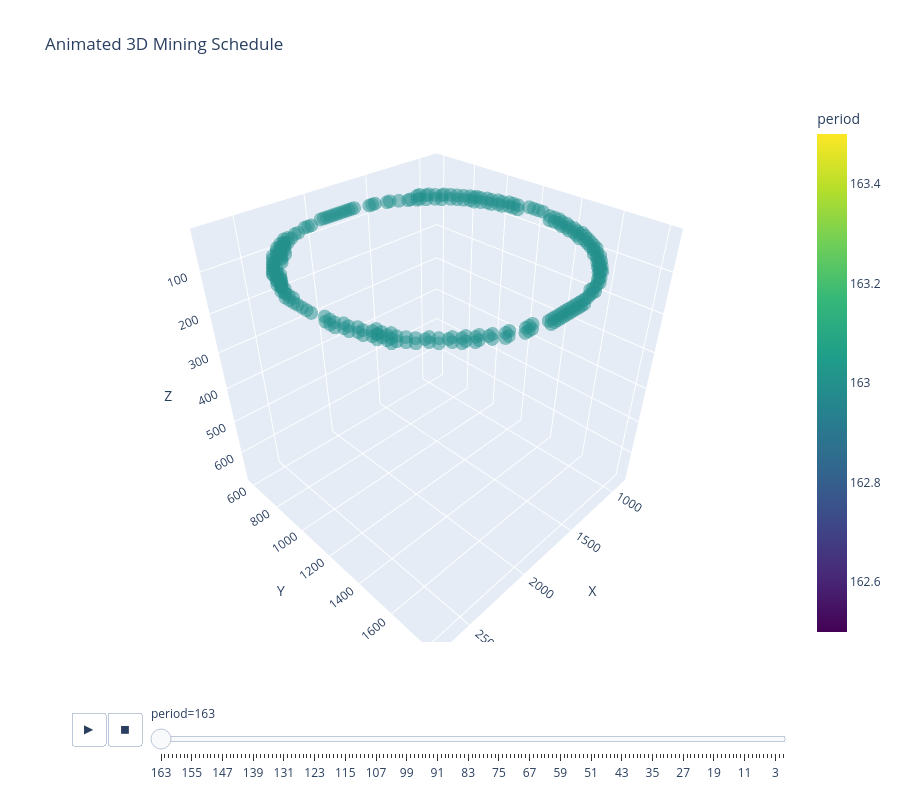

The code cell stored with this chart in its notebook:
### Markdown cell above
## Step 4: Visualise Mining Schedule & Sequence
### 📆 Gantt-style Strip Plot
- Each dot is a bench extracted in a period
- Interact with dropdowns to highlight block types (ore/waste) and target periods
- Shows scheduling progression from top-down

### 📦 3D Mining Animation
- Animated 3D scatter plot of blocks
- Colour-coded by period of extraction
- Useful to visualise pit deepening and lateral expansion over time

### Code cell
metric_dropdown = widgets.Dropdown(
	options=["tonnes", "value", "volume"],
	value="tonnes",
	description="Display Metric:"
)

block_type_dropdown = widgets.Dropdown(
	options=["All", "Ore", "Waste"],
	value="All",
	description="Block Type:"
)

highlight_period_slider = widgets.IntSlider(
	value=1,
	min=1,
	max=scheduled_blocks["period"].max(),
	step=1,
	description="Highlight Period:"
)

def update_gantt_stack(metric, block_type, highlight_period):
	clear_output(wait=True)

	df = scheduled_blocks.copy()
	if block_type != "All":
		df = df[df["block_type"] == block_type]

	df["highlight"] = df["period"] == highlight_period
	df["period_str"] = pd.Categorical(
		df["period"].astype(str),
		categories=[str(p) for p in sorted(df["period"].unique())],
		ordered=True
	)

	plt.figure(figsize=(16, 6))
	sns.stripplot(
		data=df,
		x="period_str", y="bench",
		hue="highlight",
		palette={True: "red", False: "lightgrey"},
		jitter=0.3, alpha=0.6, dodge=False
	)
	plt.xticks(rotation=90)
	plt.xlabel("Period")
	plt.ylabel("Bench (Z)")
	plt.title("Gantt-style Mining Sequence with Highlighted Period")
	plt.xticks(rotation=90)
	plt.legend().set_visible(False)
	plt.grid(True)
	plt.tight_layout()
	plt.show()

	display(metric_dropdown, block_type_dropdown, highlight_period_slider)


widgets.interact(
	update_gantt_stack,
	metric=metric_dropdown,
	block_type=block_type_dropdown,
	highlight_period=highlight_period_slider
)

# --- 3D Animation Plot ---

# Sort by period descending to animate surface ➝ bottom
scheduled_blocks = scheduled_blocks.sort_values(by="period", ascending=False).copy()

# Use normal ascending period for coloring
scheduled_blocks["period_str"] = scheduled_blocks["period"].astype(str)

# Make animation frame a descending categorical (so animation plays top-down)
scheduled_blocks["period_frame"] = pd.Categorical(
	scheduled_blocks["period"],
	categories=sorted(scheduled_blocks["period"].unique(), reverse=True),
	ordered=True
)

fig = px.scatter_3d(
	scheduled_blocks,
	x="x", y="y", z="z",
	color="period",
	animation_frame="period",  # No reverse needed if sorted correctly
	size_max=4,
	color_continuous_scale="Viridis",
	opacity=0.5,
	title="Animated 3D Mining Schedule"
)

z_range = [scheduled_blocks["z"].max(), scheduled_blocks["z"].min()]  # Still reverse Z for view

fig.update_layout(
	scene=dict(
		xaxis=dict(title='X'),
		yaxis=dict(title='Y'),
		zaxis=dict(title='Z', range=z_range),
		camera=dict(eye=dict(x=1.25, y=1.25, z=1.25))
	),
	height=800
)

### Figure 1 — Plotly figure (JSON) as saved in the notebook; plotly's stock layout.template omitted (floating-point values rounded to 4 significant figures; data arrays with more than 128 entries replaced by an {"elided": "..."} marker saying what was removed)
{"data": [{"hovertemplate": "period=%{marker.color}<br>x=%{x}<br>y=%{y}<br>z=%{z}<extra></extra>", "legendgroup": "", "marker": {"color": {"elided": "278 int values"}, "coloraxis": "coloraxis", "opacity": 0.5, "symbol": "circle"}, "mode": "markers", "name": "", "scene": "scene", "showlegend": false, "type": "scatter3d", "x": {"elided": "278 float values"}, "y": {"elided": "278 float values"}, "z": {"elided": "278 int values"}}], "layout": {"coloraxis": {"colorbar": {"title": {"text": "period"}}, "colorscale": [[0, "#440154"], [0.1111, "#482878"], [0.2222, "#3e4989"], [0.3333, "#31688e"], [0.4444, "#26828e"], [0.5556, "#1f9e89"], [0.6667, "#35b779"], [0.7778, "#6ece58"], [0.8889, "#b5de2b"], [1, "#fde725"]]}, "height": 800, "legend": {"tracegroupgap": 0}, "scene": {"camera": {"eye": {"x": 1.25, "y": 1.25, "z": 1.25}}, "domain": {"x": [0, 1], "y": [0, 1]}, "xaxis": {"title": {"text": "X"}}, "yaxis": {"title": {"text": "Y"}}, "zaxis": {"range": [695, 5], "title": {"text": "Z"}}}, "sliders": [{"active": 0, "currentvalue": {"prefix": "period="}, "len": 0.9, "pad": {"b": 10, "t": 60}, "steps": [{"args": [["163"], {"frame": {"duration": 0, "redraw": true}, "fromcurrent": true, "mode": "immediate", "transition": {"duration": 0, "easing": "linear"}}], "label": "163", "method": "animate"}, {"args": [["162"], {"frame": {"duration": 0, "redraw": true}, "fromcurrent": true, "mode": "immediate", "transition": {"duration": 0, "easing": "linear"}}], "label": "162", "method": "animate"}, {"args": [["161"], {"frame": {"duration": 0, "redraw": true}, "fromcurrent": true, "mode": "immediate", "transition": {"duration": 0, "easing": "linear"}}], "label": "161", "method": "animate"}, {"args": [["160"], {"frame": {"duration": 0, "redraw": true}, "fromcurrent": true, "mode": "immediate", "transition": {"duration": 0, "easing": "linear"}}], "label": "160", "method": "animate"}, {"args": [["159"], {"frame": {"duration": 0, "redraw": true}, "fromcurrent": true, "mode": "immediate", "transition": {"duration": 0, "easing": "linear"}}], "label": "159", "method": "animate"}, {"args": [["158"], {"frame": {"duration": 0, "redraw": true}, "fromcurrent": true, "mode": "immediate", "transition": {"duration": 0, "easing": "linear"}}], "label": "158", "method": "animate"}, {"args": [["157"], {"frame": {"duration": 0, "redraw": true}, "fromcurrent": true, "mode": "immediate", "transition": {"duration": 0, "easing": "linear"}}], "label": "157", "method": "animate"}, {"args": [["156"], {"frame": {"duration": 0, "redraw": true}, "fromcurrent": true, "mode": "immediate", "transition": {"duration": 0, "easing": "linear"}}], "label": "156", "method": "animate"}, {"args": [["155"], {"frame": {"duration": 0, "redraw": true}, "fromcurrent": true, "mode": "immediate", "transition": {"duration": 0, "easing": "linear"}}], "label": "155", "method": "animate"}, {"args": [["154"], {"frame": {"duration": 0, "redraw": true}, "fromcurrent": true, "mode": "immediate", "transition": {"duration": 0, "easing": "linear"}}], "label": "154", "method": "animate"}, {"args": [["153"], {"frame": {"duration": 0, "redraw": true}, "fromcurrent": true, "mode": "immediate", "transition": {"duration": 0, "easing": "linear"}}], "label": "153", "method": "animate"}, {"args": [["152"], {"frame": {"duration": 0, "redraw": true}, "fromcurrent": true, "mode": "immediate", "transition": {"duration": 0, "easing": "linear"}}], "label": "152", "method": "animate"}, {"args": [["151"], {"frame": {"duration": 0, "redraw": true}, "fromcurrent": true, "mode": "immediate", "transition": {"duration": 0, "easing": "linear"}}], "label": "151", "method": "animate"}, {"args": [["150"], {"frame": {"duration": 0, "redraw": true}, "fromcurrent": true, "mode": "immediate", "transition": {"duration": 0, "easing": "linear"}}], "label": "150", "method": "animate"}, {"args": [["149"], {"frame": {"duration": 0, "redraw": true}, "fromcurrent": true, "mode": "immediate", "transition": {"duration": 0, "easing": "linear"}}], "label": "149", "method": "animate"}, {"args": [["148"], {"frame": {"duration": 0, "redraw": true}, "fromcurrent": true, "mode": "immediate", "transition": {"duration": 0, "easing": "linear"}}], "label": "148", "method": "animate"}, {"args": [["147"], {"frame": {"duration": 0, "redraw": true}, "fromcurrent": true, "mode": "immediate", "transition": {"duration": 0, "easing": "linear"}}], "label": "147", "method": "animate"}, {"args": [["146"], {"frame": {"duration": 0, "redraw": true}, "fromcurrent": true, "mode": "immediate", "transition": {"duration": 0, "easing": "linear"}}], "label": "146", "method": "animate"}, {"args": [["145"], {"frame": {"duration": 0, "redraw": true}, "fromcurrent": true, "mode": "immediate", "transition": {"duration": 0, "easing": "linear"}}], "label": "145", "method": "animate"}, {"args": [["144"], {"frame": {"duration": 0, "redraw": true}, "fromcurrent": true, "mode": "immediate", "transition": {"duration": 0, "easing": "linear"}}], "label": "144", "method": "animate"}, {"args": [["143"], {"frame": {"duration": 0, "redraw": true}, "fromcurrent": true, "mode": "immediate", "transition": {"duration": 0, "easing": "linear"}}], "label": "143", "method": "animate"}, {"args": [["142"], {"frame": {"duration": 0, "redraw": true}, "fromcurrent": true, "mode": "immediate", "transition": {"duration": 0, "easing": "linear"}}], "label": "142", "method": "animate"}, {"args": [["141"], {"frame": {"duration": 0, "redraw": true}, "fromcurrent": true, "mode": "immediate", "transition": {"duration": 0, "easing": "linear"}}], "label": "141", "method": "animate"}, {"args": [["140"], {"frame": {"duration": 0, "redraw": true}, "fromcurrent": true, "mode": "immediate", "transition": {"duration": 0, "easing": "linear"}}], "label": "140", "method": "animate"}, {"args": [["139"], {"frame": {"duration": 0, "redraw": true}, "fromcurrent": true, "mode": "immediate", "transition": {"duration": 0, "easing": "linear"}}], "label": "139", "method": "animate"}, {"args": [["138"], {"frame": {"duration": 0, "redraw": true}, "fromcurrent": true, "mode": "immediate", "transition": {"duration": 0, "easing": "linear"}}], "label": "138", "method": "animate"}, {"args": [["137"], {"frame": {"duration": 0, "redraw": true}, "fromcurrent": true, "mode": "immediate", "transition": {"duration": 0, "easing": "linear"}}], "label": "137", "method": "animate"}, {"args": [["136"], {"frame": {"duration": 0, "redraw": true}, "fromcurrent": true, "mode": "immediate", "transition": {"duration": 0, "easing": "linear"}}], "label": "136", "method": "animate"}, {"args": [["135"], {"frame": {"duration": 0, "redraw": true}, "fromcurrent": true, "mode": "immediate", "transition": {"duration": 0, "easing": "linear"}}], "label": "135", "method": "animate"}, {"args": [["134"], {"frame": {"duration": 0, "redraw": true}, "fromcurrent": true, "mode": "immediate", "transition": {"duration": 0, "easing": "linear"}}], "label": "134", "method": "animate"}, {"args": [["133"], {"frame": {"duration": 0, "redraw": true}, "fromcurrent": true, "mode": "immediate", "transition": {"duration": 0, "easing": "linear"}}], "label": "133", "method": "animate"}, {"args": [["132"], {"frame": {"duration": 0, "redraw": true}, "fromcurrent": true, "mode": "immediate", "transition": {"duration": 0, "easing": "linear"}}], "label": "132", "method": "animate"}, {"args": [["131"], {"frame": {"duration": 0, "redraw": true}, "fromcurrent": true, "mode": "immediate", "transition": {"duration": 0, "easing": "linear"}}], "label": "131", "method": "animate"}, {"args": [["130"], {"frame": {"duration": 0, "redraw": true}, "fromcurrent": true, "mode": "immediate", "transition": {"duration": 0, "easing": "linear"}}], "label": "130", "method": "animate"}, {"args": [["129"], {"frame": {"duration": 0, "redraw": true}, "fromcurrent": true, "mode": "immediate", "transition": {"duration": 0, "easing": "linear"}}], "label": "129", "method": "animate"}, {"args": [["128"], {"frame": {"duration": 0, "redraw": true}, "fromcurrent": true, "mode": "immediate", "transition": {"duration": 0, "easing": "linear"}}], "label": "128", "method": "animate"}, {"args": [["127"], {"frame": {"duration": 0, "redraw": true}, "fromcurrent": true, "mode": "immediate", "transition": {"duration": 0, "easing": "linear"}}], "label": "127", "method": "animate"}, {"args": [["126"], {"frame": {"duration": 0, "redraw": true}, "fromcurrent": true, "mode": "immediate", "transition": {"duration": 0, "easing": "linear"}}], "label": "126", "method": "animate"}, {"args": [["125"], {"frame": {"duration": 0, "redraw": true}, "fromcurrent": true, "mode": "immediate", "transition": {"duration": 0, "easing": "linear"}}], "label": "125", "method": "animate"}, {"args": [["124"], {"frame": {"duration": 0, "redraw": true}, "fromcurrent": true, "mode": "immediate", "transition": {"duration": 0, "easing": "linear"}}], "label": "124", "method": "animate"}, {"args": [["123"], {"frame": {"duration": 0, "redraw": true}, "fromcurrent": true, "mode": "immediate", "transition": {"duration": 0, "easing": "linear"}}], "label": "123", "method": "animate"}, {"args": [["122"], {"frame": {"duration": 0, "redraw": true}, "fromcurrent": true, "mode": "immediate", "transition": {"duration": 0, "easing": "linear"}}], "label": "122", "method": "animate"}, {"args": [["121"], {"frame": {"duration": 0, "redraw": true}, "fromcurrent": true, "mode": "immediate", "transition": {"duration": 0, "easing": "linear"}}], "label": "121", "method": "animate"}, {"args": [["120"], {"frame": {"duration": 0, "redraw": true}, "fromcurrent": true, "mode": "immediate", "transition": {"duration": 0, "easing": "linear"}}], "label": "120", "method": "animate"}, {"args": [["119"], {"frame": {"duration": 0, "redraw": true}, "fromcurrent": true, "mode": "immediate", "transition": {"duration": 0, "easing": "linear"}}], "label": "119", "method": "animate"}, {"args": [["118"], {"frame": {"duration": 0, "redraw": true}, "fromcurrent": true, "mode": "immediate", "transition": {"duration": 0, "easing": "linear"}}], "label": "118", "method": "animate"}, {"args": [["117"], {"frame": {"duration": 0, "redraw": true}, "fromcurrent": true, "mode": "immediate", "transition": {"duration": 0, "easing": "linear"}}], "label": "117", "method": "animate"}, {"args": [["116"], {"frame": {"duration": 0, "redraw": true}, "fromcurrent": true, "mode": "immediate", "transition": {"duration": 0, "easing": "linear"}}], "label": "116", "method": "animate"}, {"args": [["115"], {"frame": {"duration": 0, "redraw": true}, "fromcurrent": true, "mode": "immediate", "transition": {"duration": 0, "easing": "linear"}}], "label": "115", "method": "animate"}, {"args": [["114"], {"frame": {"duration": 0, "redraw": true}, "fromcurrent": true, "mode": "immediate", "transition": {"duration": 0, "easing": "linear"}}], "label": "114", "method": "animate"}, {"args": [["113"], {"frame": {"duration": 0, "redraw": true}, "fromcurrent": true, "mode": "immediate", "transition": {"duration": 0, "easing": "linear"}}], "label": "113", "method": "animate"}, {"args": [["112"], {"frame": {"duration": 0, "redraw": true}, "fromcurrent": true, "mode": "immediate", "transition": {"duration": 0, "easing": "linear"}}], "label": "112", "method": "animate"}, {"args": [["111"], {"frame": {"duration": 0, "redraw": true}, "fromcurrent": true, "mode": "immediate", "transition": {"duration": 0, "easing": "linear"}}], "label": "111", "method": "animate"}, {"args": [["110"], {"frame": {"duration": 0, "redraw": true}, "fromcurrent": true, "mode": "immediate", "transition": {"duration": 0, "easing": "linear"}}], "label": "110", "method": "animate"}, {"args": [["109"], {"frame": {"duration": 0, "redraw": true}, "fromcurrent": true, "mode": "immediate", "transition": {"duration": 0, "easing": "linear"}}], "label": "109", "method": "animate"}, {"args": [["108"], {"frame": {"duration": 0, "redraw": true}, "fromcurrent": true, "mode": "immediate", "transition": {"duration": 0, "easing": "linear"}}], "label": "108", "method": "animate"}, {"args": [["107"], {"frame": {"duration": 0, "redraw": true}, "fromcurrent": true, "mode": "immediate", "transition": {"duration": 0, "easing": "linear"}}], "label": "107", "method": "animate"}, {"args": [["106"], {"frame": {"duration": 0, "redraw": true}, "fromcurrent": true, "mode": "immediate", "transition": {"duration": 0, "easing": "linear"}}], "label": "106", "method": "animate"}, {"args": [["105"], {"frame": {"duration": 0, "redraw": true}, "fromcurrent": true, "mode": "immediate", "transition": {"duration": 0, "easing": "linear"}}], "label": "105", "method": "animate"}, {"args": [["104"], {"frame": {"duration": 0, "redraw": true}, "fromcurrent": true, "mode": "immediate", "transition": {"duration": 0, "easing": "linear"}}], "label": "104", "method": "animate"}, {"args": [["103"], {"frame": {"duration": 0, "redraw": true}, "fromcurrent": true, "mode": "immediate", "transition": {"duration": 0, "easing": "linear"}}], "label": "103", "method": "animate"}, {"args": [["102"], {"frame": {"duration": 0, "redraw": true}, "fromcurrent": true, "mode": "immediate", "transition": {"duration": 0, "easing": "linear"}}], "label": "102", "method": "animate"}, {"args": [["101"], {"frame": {"duration": 0, "redraw": true}, "fromcurrent": true, "mode": "immediate", "transition": {"duration": 0, "easing": "linear"}}], "label": "101", "method": "animate"}, {"args": [["100"], {"frame": {"duration": 0, "redraw": true}, "fromcurrent": true, "mode": "immediate", "transition": {"duration": 0, "easing": "linear"}}], "label": "100", "method": "animate"}, {"args": [["99"], {"frame": {"duration": 0, "redraw": true}, "fromcurrent": true, "mode": "immediate", "transition": {"duration": 0, "easing": "linear"}}], "label": "99", "method": "animate"}, {"args": [["98"], {"frame": {"duration": 0, "redraw": true}, "fromcurrent": true, "mode": "immediate", "transition": {"duration": 0, "easing": "linear"}}], "label": "98", "method": "animate"}, {"args": [["97"], {"frame": {"duration": 0, "redraw": true}, "fromcurrent": true, "mode": "immediate", "transition": {"duration": 0, "easing": "linear"}}], "label": "97", "method": "animate"}, {"args": [["96"], {"frame": {"duration": 0, "redraw": true}, "fromcurrent": true, "mode": "immediate", "transition": {"duration": 0, "easing": "linear"}}], "label": "96", "method": "animate"}, {"args": [["95"], {"frame": {"duration": 0, "redraw": true}, "fromcurrent": true, "mode": "immediate", "transition": {"duration": 0, "easing": "linear"}}], "label": "95", "method": "animate"}, {"args": [["94"], {"frame": {"duration": 0, "redraw": true}, "fromcurrent": true, "mode": "immediate", "transition": {"duration": 0, "easing": "linear"}}], "label": "94", "method": "animate"}, {"args": [["93"], {"frame": {"duration": 0, "redraw": true}, "fromcurrent": true, "mode": "immediate", "transition": {"duration": 0, "easing": "linear"}}], "label": "93", "method": "animate"}, {"args": [["92"], {"frame": {"duration": 0, "redraw": true}, "fromcurrent": true, "mode": "immediate", "transition": {"duration": 0, "easing": "linear"}}], "label": "92", "method": "animate"}, {"args": [["91"], {"frame": {"duration": 0, "redraw": true}, "fromcurrent": true, "mode": "immediate", "transition": {"duration": 0, "easing": "linear"}}], "label": "91", "method": "animate"}, {"args": [["90"], {"frame": {"duration": 0, "redraw": true}, "fromcurrent": true, "mode": "immediate", "transition": {"duration": 0, "easing": "linear"}}], "label": "90", "method": "animate"}, {"args": [["89"], {"frame": {"duration": 0, "redraw": true}, "fromcurrent": true, "mode": "immediate", "transition": {"duration": 0, "easing": "linear"}}], "label": "89", "method": "animate"}, {"args": [["88"], {"frame": {"duration": 0, "redraw": true}, "fromcurrent": true, "mode": "immediate", "transition": {"duration": 0, "easing": "linear"}}], "label": "88", "method": "animate"}, {"args": [["87"], {"frame": {"duration": 0, "redraw": true}, "fromcurrent": true, "mode": "immediate", "transition": {"duration": 0, "easing": "linear"}}], "label": "87", "method": "animate"}, {"args": [["86"], {"frame": {"duration": 0, "redraw": true}, "fromcurrent": true, "mode": "immediate", "transition": {"duration": 0, "easing": "linear"}}], "label": "86", "method": "animate"}, {"args": [["85"], {"frame": {"duration": 0, "redraw": true}, "fromcurrent": true, "mode": "immediate", "transition": {"duration": 0, "easing": "linear"}}], "label": "85", "method": "animate"}, {"args": [["84"], {"frame": {"duration": 0, "redraw": true}, "fromcurrent": true, "mode": "immediate", "transition": {"duration": 0, "easing": "linear"}}], "label": "84", "method": "animate"}, {"args": [["83"], {"frame": {"duration": 0, "redraw": true}, "fromcurrent": true, "mode": "immediate", "transition": {"duration": 0, "easing": "linear"}}], "label": "83", "method": "animate"}, {"args": [["82"], {"frame": {"duration": 0, "redraw": true}, "fromcurrent": true, "mode": "immediate", "transition": {"duration": 0, "easing": "linear"}}], "label": "82", "method": "animate"}, {"args": [["81"], {"frame": {"duration": 0, "redraw": true}, "fromcurrent": true, "mode": "immediate", "transition": {"duration": 0, "easing": "linear"}}], "label": "81", "method": "animate"}, {"args": [["80"], {"frame": {"duration": 0, "redraw": true}, "fromcurrent": true, "mode": "immediate", "transition": {"duration": 0, "easing": "linear"}}], "label": "80", "method": "animate"}, {"args": [["79"], {"frame": {"duration": 0, "redraw": true}, "fromcurrent": true, "mode": "immediate", "transition": {"duration": 0, "easing": "linear"}}], "label": "79", "method": "animate"}, {"args": [["78"], {"frame": {"duration": 0, "redraw": true}, "fromcurrent": true, "mode": "immediate", "transition": {"duration": 0, "easing": "linear"}}], "label": "78", "method": "animate"}, {"args": [["77"], {"frame": {"duration": 0, "redraw": true}, "fromcurrent": true, "mode": "immediate", "transition": {"duration": 0, "easing": "linear"}}], "label": "77", "method": "animate"}, {"args": [["76"], {"frame": {"duration": 0, "redraw": true}, "fromcurrent": true, "mode": "immediate", "transition": {"duration": 0, "easing": "linear"}}], "label": "76", "method": "animate"}, {"args": [["75"], {"frame": {"duration": 0, "redraw": true}, "fromcurrent": true, "mode": "immediate", "transition": {"duration": 0, "easing": "linear"}}], "label": "75", "method": "animate"}, {"args": [["74"], {"frame": {"duration": 0, "redraw": true}, "fromcurrent": true, "mode": "immediate", "transition": {"duration": 0, "easing": "linear"}}], "label": "74", "method": "animate"}, {"args": [["73"], {"frame": {"duration": 0, "redraw": true}, "fromcurrent": true, "mode": "immediate", "transition": {"duration": 0, "easing": "linear"}}], "label": "73", "method": "animate"}, {"args": [["72"], {"frame": {"duration": 0, "redraw": true}, "fromcurrent": true, "mode": "immediate", "transition": {"duration": 0, "easing": "linear"}}], "label": "72", "method": "animate"}, {"args": [["71"], {"frame": {"duration": 0, "redraw": true}, "fromcurrent": true, "mode": "immediate", "transition": {"duration": 0, "easing": "linear"}}], "label": "71", "method": "animate"}, {"args": [["70"], {"frame": {"duration": 0, "redraw": true}, "fromcurrent": true, "mode": "immediate", "transition": {"duration": 0, "easing": "linear"}}], "label": "70", "method": "animate"}, {"args": [["69"], {"frame": {"duration": 0, "redraw": true}, "fromcurrent": true, "mode": "immediate", "transition": {"duration": 0, "easing": "linear"}}], "label": "69", "method": "animate"}, {"args": [["68"], {"frame": {"duration": 0, "redraw": true}, "fromcurrent": true, "mode": "immediate", "transition": {"duration": 0, "easing": "linear"}}], "label": "68", "method": "animate"}, {"args": [["67"], {"frame": {"duration": 0, "redraw": true}, "fromcurrent": true, "mode": "immediate", "transition": {"duration": 0, "easing": "linear"}}], "label": "67", "method": "animate"}, {"args": [["66"], {"frame": {"duration": 0, "redraw": true}, "fromcurrent": true, "mode": "immediate", "transition": {"duration": 0, "easing": "linear"}}], "label": "66", "method": "animate"}, {"args": [["65"], {"frame": {"duration": 0, "redraw": true}, "fromcurrent": true, "mode": "immediate", "transition": {"duration": 0, "easing": "linear"}}], "label": "65", "method": "animate"}, {"args": [["64"], {"frame": {"duration": 0, "redraw": true}, "fromcurrent": true, "mode": "immediate", "transition": {"duration": 0, "easing": "linear"}}], "label": "64", "method": "animate"}, {"args": [["63"], {"frame": {"duration": 0, "redraw": true}, "fromcurrent": true, "mode": "immediate", "transition": {"duration": 0, "easing": "linear"}}], "label": "63", "method": "animate"}, {"args": [["62"], {"frame": {"duration": 0, "redraw": true}, "fromcurrent": true, "mode": "immediate", "transition": {"duration": 0, "easing": "linear"}}], "label": "62", "method": "animate"}, {"args": [["61"], {"frame": {"duration": 0, "redraw": true}, "fromcurrent": true, "mode": "immediate", "transition": {"duration": 0, "easing": "linear"}}], "label": "61", "method": "animate"}, {"args": [["60"], {"frame": {"duration": 0, "redraw": true}, "fromcurrent": true, "mode": "immediate", "transition": {"duration": 0, "easing": "linear"}}], "label": "60", "method": "animate"}, {"args": [["59"], {"frame": {"duration": 0, "redraw": true}, "fromcurrent": true, "mode": "immediate", "transition": {"duration": 0, "easing": "linear"}}], "label": "59", "method": "animate"}, {"args": [["58"], {"frame": {"duration": 0, "redraw": true}, "fromcurrent": true, "mode": "immediate", "transition": {"duration": 0, "easing": "linear"}}], "label": "58", "method": "animate"}, {"args": [["57"], {"frame": {"duration": 0, "redraw": true}, "fromcurrent": true, "mode": "immediate", "transition": {"duration": 0, "easing": "linear"}}], "label": "57", "method": "animate"}, {"args": [["56"], {"frame": {"duration": 0, "redraw": true}, "fromcurrent": true, "mode": "immediate", "transition": {"duration": 0, "easing": "linear"}}], "label": "56", "method": "animate"}, {"args": [["55"], {"frame": {"duration": 0, "redraw": true}, "fromcurrent": true, "mode": "immediate", "transition": {"duration": 0, "easing": "linear"}}], "label": "55", "method": "animate"}, {"args": [["54"], {"frame": {"duration": 0, "redraw": true}, "fromcurrent": true, "mode": "immediate", "transition": {"duration": 0, "easing": "linear"}}], "label": "54", "method": "animate"}, {"args": [["53"], {"frame": {"duration": 0, "redraw": true}, "fromcurrent": true, "mode": "immediate", "transition": {"duration": 0, "easing": "linear"}}], "label": "53", "method": "animate"}, {"args": [["52"], {"frame": {"duration": 0, "redraw": true}, "fromcurrent": true, "mode": "immediate", "transition": {"duration": 0, "easing": "linear"}}], "label": "52", "method": "animate"}, {"args": [["51"], {"frame": {"duration": 0, "redraw": true}, "fromcurrent": true, "mode": "immediate", "transition": {"duration": 0, "easing": "linear"}}], "label": "51", "method": "animate"}, {"args": [["50"], {"frame": {"duration": 0, "redraw": true}, "fromcurrent": true, "mode": "immediate", "transition": {"duration": 0, "easing": "linear"}}], "label": "50", "method": "animate"}, {"args": [["49"], {"frame": {"duration": 0, "redraw": true}, "fromcurrent": true, "mode": "immediate", "transition": {"duration": 0, "easing": "linear"}}], "label": "49", "method": "animate"}, {"args": [["48"], {"frame": {"duration": 0, "redraw": true}, "fromcurrent": true, "mode": "immediate", "transition": {"duration": 0, "easing": "linear"}}], "label": "48", "method": "animate"}, {"args": [["47"], {"frame": {"duration": 0, "redraw": true}, "fromcurrent": true, "mode": "immediate", "transition": {"duration": 0, "easing": "linear"}}], "label": "47", "method": "animate"}, {"args": [["46"], {"frame": {"duration": 0, "redraw": true}, "fromcurrent": true, "mode": "immediate", "transition": {"duration": 0, "easing": "linear"}}], "label": "46", "method": "animate"}, {"args": [["45"], {"frame": {"duration": 0, "redraw": true}, "fromcurrent": true, "mode": "immediate", "transition": {"duration": 0, "easing": "linear"}}], "label": "45", "method": "animate"}, {"args": [["44"], {"frame": {"duration": 0, "redraw": true}, "fromcurrent": true, "mode": "immediate", "transition": {"duration": 0, "easing": "linear"}}], "label": "44", "method": "animate"}, {"args": [["43"], {"frame": {"duration": 0, "redraw": true}, "fromcurrent": true, "mode": "immediate", "transition": {"duration": 0, "easing": "linear"}}], "label": "43", "method": "animate"}, {"args": [["42"], {"frame": {"duration": 0, "redraw": true}, "fromcurrent": true, "mode": "immediate", "transition": {"duration": 0, "easing": "linear"}}], "label": "42", "method": "animate"}, {"args": [["41"], {"frame": {"duration": 0, "redraw": true}, "fromcurrent": true, "mode": "immediate", "transition": {"duration": 0, "easing": "linear"}}], "label": "41", "method": "animate"}, {"args": [["40"], {"frame": {"duration": 0, "redraw": true}, "fromcurrent": true, "mode": "immediate", "transition": {"duration": 0, "easing": "linear"}}], "label": "40", "method": "animate"}, {"args": [["39"], {"frame": {"duration": 0, "redraw": true}, "fromcurrent": true, "mode": "immediate", "transition": {"duration": 0, "easing": "linear"}}], "label": "39", "method": "animate"}, {"args": [["38"], {"frame": {"duration": 0, "redraw": true}, "fromcurrent": true, "mode": "immediate", "transition": {"duration": 0, "easing": "linear"}}], "label": "38", "method": "animate"}, {"args": [["37"], {"frame": {"duration": 0, "redraw": true}, "fromcurrent": true, "mode": "immediate", "transition": {"duration": 0, "easing": "linear"}}], "label": "37", "method": "animate"}, {"args": [["36"], {"frame": {"duration": 0, "redraw": true}, "fromcurrent": true, "mode": "immediate", "transition": {"duration": 0, "easing": "linear"}}], "label": "36", "method": "animate"}, {"args": [["35"], {"frame": {"duration": 0, "redraw": true}, "fromcurrent": true, "mode": "immediate", "transition": {"duration": 0, "easing": "linear"}}], "label": "35", "method": "animate"}, {"args": [["34"], {"frame": {"duration": 0, "redraw": true}, "fromcurrent": true, "mode": "immediate", "transition": {"duration": 0, "easing": "linear"}}], "label": "34", "method": "animate"}, {"args": [["33"], {"frame": {"duration": 0, "redraw": true}, "fromcurrent": true, "mode": "immediate", "transition": {"duration": 0, "easing": "linear"}}], "label": "33", "method": "animate"}, {"args": [["32"], {"frame": {"duration": 0, "redraw": true}, "fromcurrent": true, "mode": "immediate", "transition": {"duration": 0, "easing": "linear"}}], "label": "32", "method": "animate"}, {"args": [["31"], {"frame": {"duration": 0, "redraw": true}, "fromcurrent": true, "mode": "immediate", "transition": {"duration": 0, "easing": "linear"}}], "label": "31", "method": "animate"}, {"args": [["30"], {"frame": {"duration": 0, "redraw": true}, "fromcurrent": true, "mode": "immediate", "transition": {"duration": 0, "easing": "linear"}}], "label": "30", "method": "animate"}, {"args": [["29"], {"frame": {"duration": 0, "redraw": true}, "fromcurrent": true, "mode": "immediate", "transition": {"duration": 0, "easing": "linear"}}], "label": "29", "method": "animate"}, {"args": [["28"], {"frame": {"duration": 0, "redraw": true}, "fromcurrent": true, "mode": "immediate", "transition": {"duration": 0, "easing": "linear"}}], "label": "28", "method": "animate"}, {"args": [["27"], {"frame": {"duration": 0, "redraw": true}, "fromcurrent": true, "mode": "immediate", "transition": {"duration": 0, "easing": "linear"}}], "label": "27", "method": "animate"}, {"args": [["26"], {"frame": {"duration": 0, "redraw": true}, "fromcurrent": true, "mode": "immediate", "transition": {"duration": 0, "easing": "linear"}}], "label": "26", "method": "animate"}, {"args": [["25"], {"frame": {"duration": 0, "redraw": true}, "fromcurrent": true, "mode": "immediate", "transition": {"duration": 0, "easing": "linear"}}], "label": "25", "method": "animate"}, {"args": [["24"], {"frame": {"duration": 0, "redraw": true}, "fromcurrent": true, "mode": "immediate", "transition": {"duration": 0, "easing": "linear"}}], "label": "24", "method": "animate"}, {"args": [["23"], {"frame": {"duration": 0, "redraw": true}, "fromcurrent": true, "mode": "immediate", "transition": {"duration": 0, "easing": "linear"}}], "label": "23", "method": "animate"}, {"args": [["22"], {"frame": {"duration": 0, "redraw": true}, "fromcurrent": true, "mode": "immediate", "transition": {"duration": 0, "easing": "linear"}}], "label": "22", "method": "animate"}, {"args": [["21"], {"frame": {"duration": 0, "redraw": true}, "fromcurrent": true, "mode": "immediate", "transition": {"duration": 0, "easing": "linear"}}], "label": "21", "method": "animate"}, {"args": [["20"], {"frame": {"duration": 0, "redraw": true}, "fromcurrent": true, "mode": "immediate", "transition": {"duration": 0, "easing": "linear"}}], "label": "20", "method": "animate"}, {"args": [["19"], {"frame": {"duration": 0, "redraw": true}, "fromcurrent": true, "mode": "immediate", "transition": {"duration": 0, "easing": "linear"}}], "label": "19", "method": "animate"}, {"args": [["18"], {"frame": {"duration": 0, "redraw": true}, "fromcurrent": true, "mode": "immediate", "transition": {"duration": 0, "easing": "linear"}}], "label": "18", "method": "animate"}, {"args": [["17"], {"frame": {"duration": 0, "redraw": true}, "fromcurrent": true, "mode": "immediate", "transition": {"duration": 0, "easing": "linear"}}], "label": "17", "method": "animate"}, {"args": [["16"], {"frame": {"duration": 0, "redraw": true}, "fromcurrent": true, "mode": "immediate", "transition": {"duration": 0, "easing": "linear"}}], "label": "16", "method": "animate"}, {"args": [["15"], {"frame": {"duration": 0, "redraw": true}, "fromcurrent": true, "mode": "immediate", "transition": {"duration": 0, "easing": "linear"}}], "label": "15", "method": "animate"}, {"args": [["14"], {"frame": {"duration": 0, "redraw": true}, "fromcurrent": true, "mode": "immediate", "transition": {"duration": 0, "easing": "linear"}}], "label": "14", "method": "animate"}, {"args": [["13"], {"frame": {"duration": 0, "redraw": true}, "fromcurrent": true, "mode": "immediate", "transition": {"duration": 0, "easing": "linear"}}], "label": "13", "method": "animate"}, {"args": [["12"], {"frame": {"duration": 0, "redraw": true}, "fromcurrent": true, "mode": "immediate", "transition": {"duration": 0, "easing": "linear"}}], "label": "12", "method": "animate"}, {"args": [["11"], {"frame": {"duration": 0, "redraw": true}, "fromcurrent": true, "mode": "immediate", "transition": {"duration": 0, "easing": "linear"}}], "label": "11", "method": "animate"}, {"args": [["10"], {"frame": {"duration": 0, "redraw": true}, "fromcurrent": true, "mode": "immediate", "transition": {"duration": 0, "easing": "linear"}}], "label": "10", "method": "animate"}, {"args": [["9"], {"frame": {"duration": 0, "redraw": true}, "fromcurrent": true, "mode": "immediate", "transition": {"duration": 0, "easing": "linear"}}], "label": "9", "method": "animate"}, {"args": [["8"], {"frame": {"duration": 0, "redraw": true}, "fromcurrent": true, "mode": "immediate", "transition": {"duration": 0, "easing": "linear"}}], "label": "8", "method": "animate"}, {"args": [["7"], {"frame": {"duration": 0, "redraw": true}, "fromcurrent": true, "mode": "immediate", "transition": {"duration": 0, "easing": "linear"}}], "label": "7", "method": "animate"}, {"args": [["6"], {"frame": {"duration": 0, "redraw": true}, "fromcurrent": true, "mode": "immediate", "transition": {"duration": 0, "easing": "linear"}}], "label": "6", "method": "animate"}, {"args": [["5"], {"frame": {"duration": 0, "redraw": true}, "fromcurrent": true, "mode": "immediate", "transition": {"duration": 0, "easing": "linear"}}], "label": "5", "method": "animate"}, {"args": [["4"], {"frame": {"duration": 0, "redraw": true}, "fromcurrent": true, "mode": "immediate", "transition": {"duration": 0, "easing": "linear"}}], "label": "4", "method": "animate"}, {"args": [["3"], {"frame": {"duration": 0, "redraw": true}, "fromcurrent": true, "mode": "immediate", "transition": {"duration": 0, "easing": "linear"}}], "label": "3", "method": "animate"}, {"args": [["2"], {"frame": {"duration": 0, "redraw": true}, "fromcurrent": true, "mode": "immediate", "transition": {"duration": 0, "easing": "linear"}}], "label": "2", "method": "animate"}, {"args": [["1"], {"frame": {"duration": 0, "redraw": true}, "fromcurrent": true, "mode": "immediate", "transition": {"duration": 0, "easing": "linear"}}], "label": "1", "method": "animate"}], "x": 0.1, "xanchor": "left", "y": 0, "yanchor": "top"}], "title": {"text": "Animated 3D Mining Schedule"}, "updatemenus": [{"buttons": [{"args": [null, {"frame": {"duration": 500, "redraw": true}, "fromcurrent": true, "mode": "immediate", "transition": {"duration": 500, "easing": "linear"}}], "label": "&#9654;", "method": "animate"}, {"args": [[null], {"frame": {"duration": 0, "redraw": true}, "fromcurrent": true, "mode": "immediate", "transition": {"duration": 0, "easing": "linear"}}], "label": "&#9724;", "method": "animate"}], "direction": "left", "pad": {"r": 10, "t": 70}, "showactive": false, "type": "buttons", "x": 0.1, "xanchor": "right", "y": 0, "yanchor": "top"}]}}
